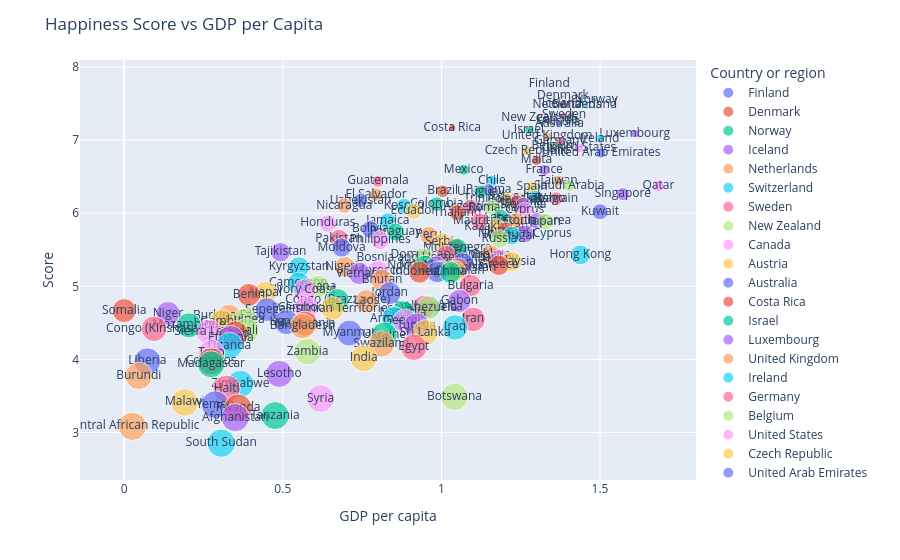

The notebook cell this image was saved under:
### Code cell
# Plot the relationship between score and GDP (while adding color and size)
fig = px.scatter(df,
                 x='GDP per capita',
                 y ='Score',
                 text = 'Country or region',
                 size='Overall rank',
                 color='Country or region')
fig.update_layout(title_text = 'Happiness Score vs GDP per Capita')
fig.show()
